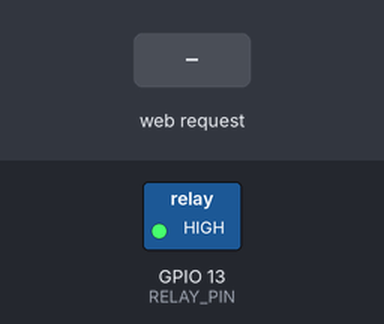
Simulated run of this sketch. Board: ESP32. Parts: switched loads named in the sketch (green lamp = pin HIGH). The inputs (shaded band) are chosen by the test bench. WiFi joins after 1.5 s; servers stay silent unless stated; the camera gives no picture; what the sketch prints to the serial monitor is not drawn.

Above: at 3.2 s.
3.3 s: HTTP request GET /relay/on received
At 4.0 s:
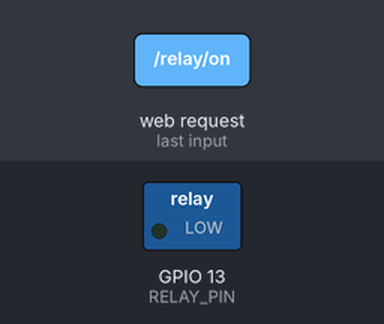
4.8 s: HTTP request GET /relay/off received
At 5.2 s:
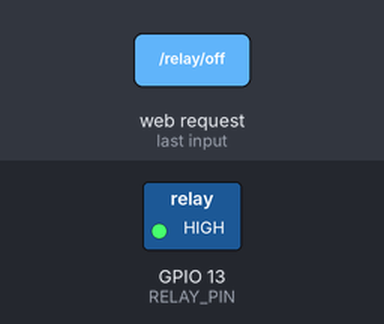
Timing chart, 0 to 7.8 s (numbered marks = the images above; inputs shaded):
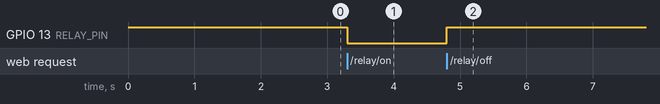

Measured:
- after the input at 3.3 s, GPIO 13 (RELAY_PIN): HIGH → LOW at once
- after the input at 4.8 s, GPIO 13 (RELAY_PIN): LOW → HIGH at once

The sketch:

esp32_cam_home.ino
```cpp
#include "esp_camera.h"
#include <WiFi.h>
#include <WebServer.h>

const char* ssid = "Bitsense";
const char* password = "bitsenselovesyouback2025$";

IPAddress local_IP(10, 0, 1, 100);
IPAddress gateway(10, 0, 1, 1);
IPAddress subnet(255, 255, 255, 0);
IPAddress dns(10, 0, 1, 1);

// Use GPIO13 for a relay if you are not using the SD card.
// Do not drive a bare relay coil directly from the ESP32 pin.
const int RELAY_PIN = 13;
const bool RELAY_ACTIVE_LOW = true;

WebServer server(80);
bool relayState = false;

// AI Thinker ESP32-CAM pin map.
#define PWDN_GPIO_NUM     32
#define RESET_GPIO_NUM    -1
#define XCLK_GPIO_NUM      0
#define SIOD_GPIO_NUM     26
#define SIOC_GPIO_NUM     27
#define Y9_GPIO_NUM       35
#define Y8_GPIO_NUM       34
#define Y7_GPIO_NUM       39
#define Y6_GPIO_NUM       36
#define Y5_GPIO_NUM       21
#define Y4_GPIO_NUM       19
#define Y3_GPIO_NUM       18
#define Y2_GPIO_NUM        5
#define VSYNC_GPIO_NUM    25
#define HREF_GPIO_NUM     23
#define PCLK_GPIO_NUM     22

void setRelay(bool on) {
  relayState = on;
  digitalWrite(RELAY_PIN, RELAY_ACTIVE_LOW ? (on ? LOW : HIGH) : (on ? HIGH : LOW));
}

bool initCamera() {
  camera_config_t config;
  config.ledc_channel = LEDC_CHANNEL_0;
  config.ledc_timer = LEDC_TIMER_0;
  config.pin_d0 = Y2_GPIO_NUM;
  config.pin_d1 = Y3_GPIO_NUM;
  config.pin_d2 = Y4_GPIO_NUM;
  config.pin_d3 = Y5_GPIO_NUM;
  config.pin_d4 = Y6_GPIO_NUM;
  config.pin_d5 = Y7_GPIO_NUM;
  config.pin_d6 = Y8_GPIO_NUM;
  config.pin_d7 = Y9_GPIO_NUM;
  config.pin_xclk = XCLK_GPIO_NUM;
  config.pin_pclk = PCLK_GPIO_NUM;
  config.pin_vsync = VSYNC_GPIO_NUM;
  config.pin_href = HREF_GPIO_NUM;
  config.pin_sccb_sda = SIOD_GPIO_NUM;
  config.pin_sccb_scl = SIOC_GPIO_NUM;
  config.pin_pwdn = PWDN_GPIO_NUM;
  config.pin_reset = RESET_GPIO_NUM;
  config.xclk_freq_hz = 20000000;
  config.pixel_format = PIXFORMAT_JPEG;
  config.frame_size = FRAMESIZE_VGA;
  config.jpeg_quality = 12;
  config.fb_count = 1;
  config.fb_location = CAMERA_FB_IN_PSRAM;
  config.grab_mode = CAMERA_GRAB_LATEST;

  if (!psramFound()) {
    config.frame_size = FRAMESIZE_QVGA;
    config.fb_location = CAMERA_FB_IN_DRAM;
  }

  return esp_camera_init(&config) == ESP_OK;
}

void handleRoot() {
  String html =
      "<!doctype html><html><head><meta name='viewport' content='width=device-width,initial-scale=1'>"
      "<title>ESP32-CAM</title></head><body>"
      "<h3>ESP32-CAM</h3>"
      "<p>Status releu: ";
  html += relayState ? "ON" : "OFF";
  html += "</p><p><a href='/relay/on'>Relay ON</a></p>"
          "<p><a href='/relay/off'>Relay OFF</a></p>"
          "<p><a href='/capture'>Capture JPEG</a></p>"
          "<p><img src='/capture' style='max-width:100%;height:auto'></p>"
          "</body></html>";
  server.send(200, "text/html", html);
}

void handleCapture() {
  camera_fb_t* fb = esp_camera_fb_get();
  if (!fb) {
    server.send(500, "text/plain", "Camera capture failed");
    return;
  }

  server.sendHeader("Content-Disposition", "inline; filename=capture.jpg");
  server.send_P(200, "image/jpeg", (const char*)fb->buf, fb->len);
  esp_camera_fb_return(fb);
}

void handleRelayOn() {
  setRelay(true);
  server.send(200, "text/plain", "ON");
}

void handleRelayOff() {
  setRelay(false);
  server.send(200, "text/plain", "OFF");
}

void handleStatus() {
  String json = "{\"relay\":";
  json += relayState ? "true" : "false";
  json += ",\"ip\":\"";
  json += WiFi.localIP().toString();
  json += "\"}";
  server.send(200, "application/json", json);
}

void setup() {
  pinMode(RELAY_PIN, OUTPUT);
  setRelay(false);

  Serial.begin(115200);
  delay(200);

  if (!initCamera()) {
    Serial.println("Camera init failed");
  }

  WiFi.mode(WIFI_STA);
  if (!WiFi.config(local_IP, gateway, subnet, dns)) {
    Serial.println("Static IP config failed");
  }

  WiFi.begin(ssid, password);
  Serial.print("Connecting");
  while (WiFi.status() != WL_CONNECTED) {
    delay(500);
    Serial.print(".");
  }

  Serial.println();
  Serial.print("IP: ");
  Serial.println(WiFi.localIP());

  server.on("/", handleRoot);
  server.on("/capture", handleCapture);
  server.on("/relay/on", handleRelayOn);
  server.on("/relay/off", handleRelayOff);
  server.on("/status", handleStatus);
  server.begin();
}

void loop() {
  server.handleClient();
}
```
